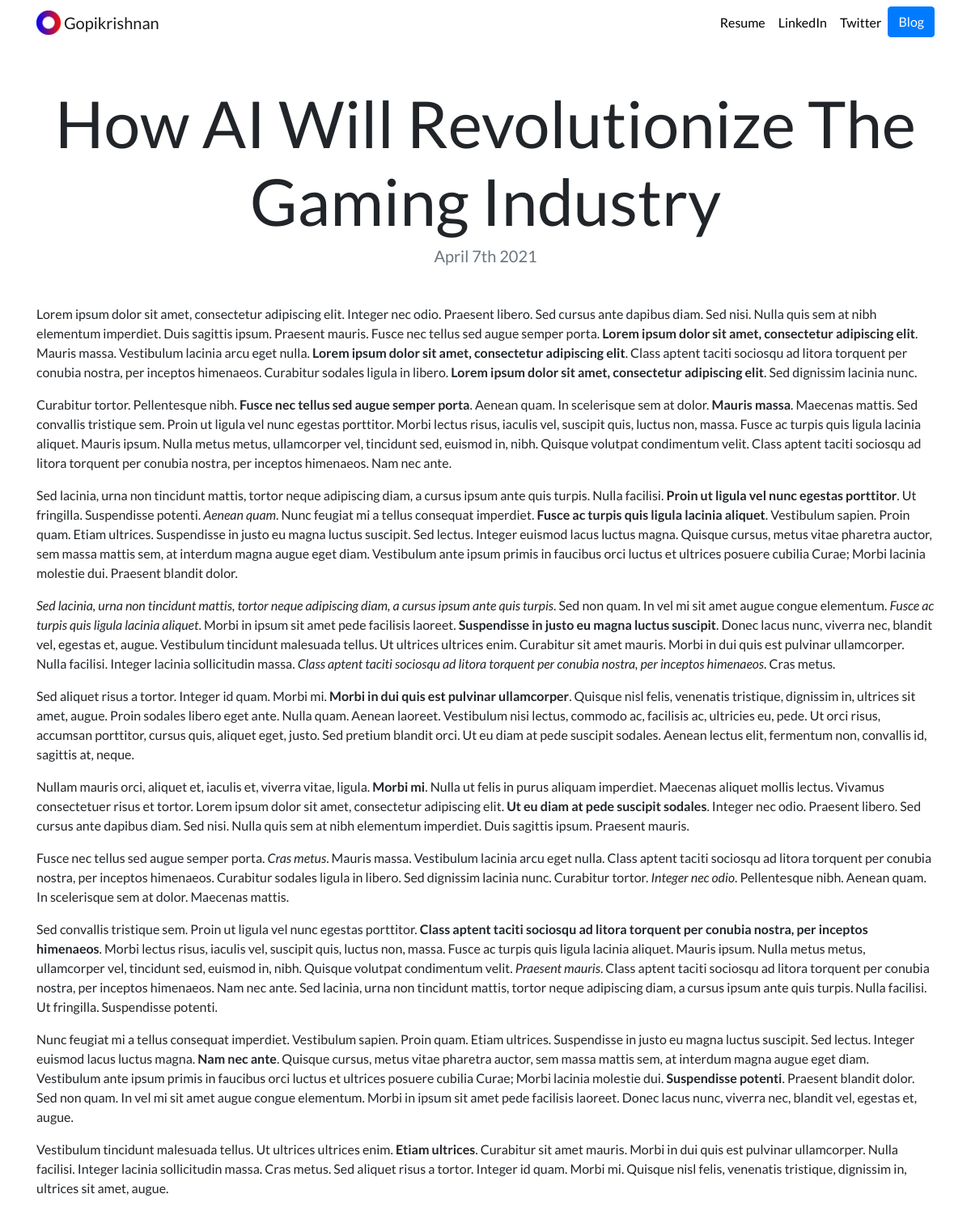
Page /blog/3/ on the committed database.
### blog/models.py (models this page shows, shortened)
class Blog(models.Model):
    title = models.CharField(max_length = 200)
    description = models.TextField()
    date = models.DateField()

### blog/views.py (the view)
# urls.py: path('<int:blog_id>/', views.detail, name='detail'),
def detail(request, blog_id):
    blog = get_object_or_404(Blog, pk=blog_id)
    return render(request, 'blog/detail.html',{'blog':blog})

### blog/templates/blog/detail.html
{% extends "portfolio/base.html" %}
{% load static %}
{% block content %}
<h1 class="text-center mt-5" id="blogdetailtitle">{{ blog.title }}</h1>
<h5 class="text-center text-muted mb-5">{{ blog.date|date:'F jS Y' }}</h5>
{{ blog.description|safe }}
{% endblock %}

### portfolio/static/portfolio/custom.css (style rules this page uses)
body { font-family: 'Lato', sans-serif; }
@media (min-width: 992px) { #blogdetailtitle { font-size: 5rem; } }

### rows in the picture
Blog: title "How AI Will Revolutionize The Gaming Industry", date "April 7th 2021", description "Lorem ipsum dolor sit amet, consectetur adipiscing elit. Integer nec odio. Praesent libero. Sed cursus ante dapibus diam. Sed nisi. Nulla quis sem at nibh elementum imperdiet. Duis sagittis ipsum. Praesent mauris. Fusce nec tellus sed augue semper porta. Lorem ipsum dolor sit amet, consectetur adipiscing elit . Mauris massa. Vestibulum lacinia arcu eget nulla. Lorem ipsum dolor sit amet, consectetur adipiscing elit . Class aptent taciti sociosqu ad litora torquent per conubia nostra, per inceptos himenaeos. Curabitur sodales ligula in libero. Lorem ipsum dolor sit amet, consectetur adipiscing elit . Sed dignissim lacinia nunc. Curabitur tortor. Pellentesque nibh. Fusce nec tellus sed augue…"
